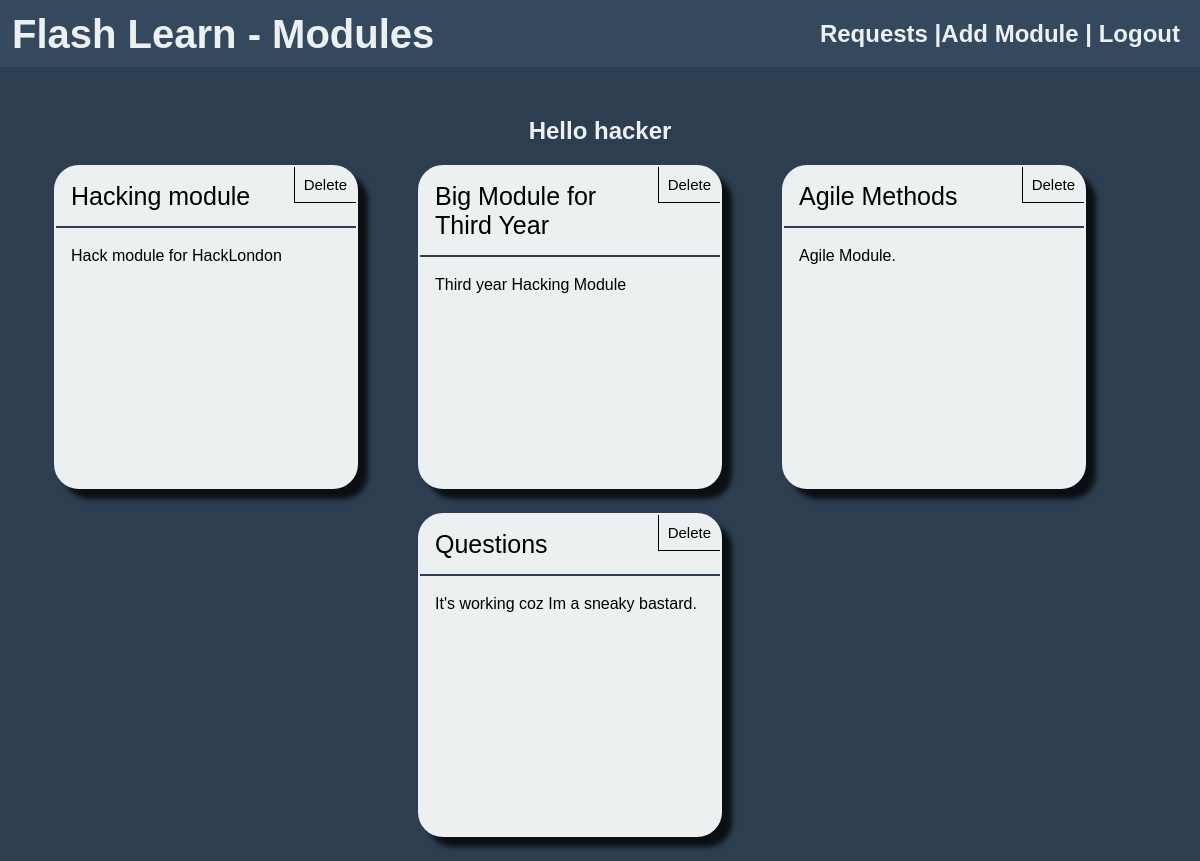
The page /view/modules.php (signed in) on the database its author committed.
### tables this page shows
CREATE TABLE IF NOT EXISTS `Modules` (
  `modID` varchar(50) NOT NULL DEFAULT '',
  `modName` varchar(30) DEFAULT NULL,
  `modDesc` varchar(1000) DEFAULT NULL
);

### controller/DisplayModules.php (called while the page is built, shortened)
<?php
function showModules()
{
include_once '../model/ModulesModel.php';
$userid= $_SESSION["userID"];
displayModules($userid);
}
?>

### model/ModulesModel.php (the view, shortened to what this page needs)
<?php
function displayModules($user)
{
	include 'connect.php';
	$query='Select * from UsersToMods where userID="'.$user.'"';
	$result = mysqli_query($con,$query);
	while($row = mysqli_fetch_array($result)) {
		echo '<div class = "box">';
			$query2='Select * from Modules where modID="'.$row['modID'].'"';
			$result2 = mysqli_query($con,$query2);
			while($row2 = mysqli_fetch_array($result2)) {
				echo "<div class='top_box'><modTitle id = '".$row['modID']."11011".$row2['modName']."' onClick=goToModule(this.id)>".$row2['modName']."</modTitle>";
				echo "<td><deleteB class = 'deletes'  id = '".$row['modID']."' onClick=deleteModule(this.id)>Delete</deleteB></br></div>";
				echo "<div class='description'><p>".$row2['modDesc']."</p></div></br>";
			}
		echo '</div>';
	}
}

### view/modules.php (shortened to what this page needs)
<head>
	<link rel="stylesheet" type="text/css" href="../css/modules.css">
</head>
<body>
	<div id="wrap">
  <div id="regbar" align = "right">
  	<div id="title" align = "left"><h1>Flash Learn - Modules</h1></div>
    <div id="navthing">
      <h2><a href="../view/requests.php" id="">Requests</a> |<a href="../view/createModule.php" id="">Add Module</a> | <a href="../controller/logUserOut.php" id="loginform">Logout</a>
    </div>
    </div>
    </div>
	<div style="text-align:center;">
		?><?php
		echo "<h2>Hello ".$_SESSION["nickname"]."</h2>";
		include '../controller/DisplayModules.php';
		showModules();
		?>
</div>
</body>

### css/modules.css (style rules this page uses)
* { margin: 0; padding: 0; }
body { margin: 0; padding: 0; font-family: Helvetica; background: #2c3e50; }
#wrap { margin: 0 auto 30px; }
#regbar { height: 67px; background: #34495e; }
#navthing { margin-left: 50px; }
h1 { position:absolute; color: #ecf0f1; padding: 1%; font-size: 40px;; }
h2 { padding: 20px; color: #ecf0f1; }
a { color: #ecf0f1; text-decoration: none; }
.box { vertical-align: text-top; position:relative; text-align: left; display: inline-block; text-align: top; border: 2px solid; border-radius: 25px; border-color: #ecf0f1; height: 40%; width: 25%; margin-right: 5%; margin-bottom: 2%; background: #ecf0f1; -webkit-box-shadow: 10px 10px 5px 0px rgba(0,0,0,0.75); -moz-box-shadow: 10px 10px 5px 0px rgba(0,0,0,0.75); box-shadow: 10px 10px 5px 0px rgba(0,0,0,0.75); }
.box .top_box { border-bottom: 2px solid; border-color: #2c3e50; position: relative; }
.box .description { position: relative; top:6%; left:5%; }
modTitle { margin: 5%; width: 70%; font-size: 25px; display: inline-block; }
.deletes { padding: 3%; position: absolute; font-size: 15px; right: 0; border-left: 1px solid; border-bottom: 1px solid; }

### rows shown on the page
modules: modName "Hacking module", modDesc "Hack module for HackLondon"
modules: modName "Big Module for Third Year", modDesc "Third year Hacking Module"
modules: modName "Agile Methods", modDesc "Agile Module."
modules: modName "Questions", modDesc "It's working coz Im a sneaky bastard."

### other values the page prints
$_SESSION["nickname"] "hacker"
